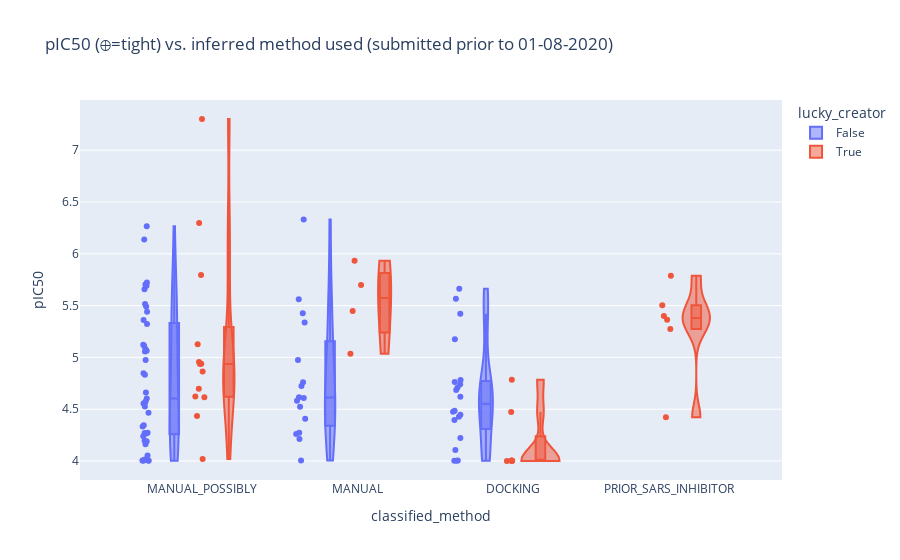

The notebook cell this image was saved under:
### Code cell
date_cutoff = datetime(2020, 8, 1)

subbed = moonshot.loc[~moonshot.classified_method.isin(['STARTING_LIBRARY', 'UNKNOWN']) & \
                      (moonshot.submission_date < date_cutoff) & (moonshot.shipment_date < date_cutoff)
                     ]
fig = px.violin(subbed,
                title=f'pIC50 ({chr(0x2295)}=tight) vs. inferred method used (submitted prior to {date_cutoff.strftime("%d-%m-%Y")})',
                y='pIC50', x='classified_method',
               color='lucky_creator',
               box=True,
               points='all')
fig.update_traces(spanmode = 'hard')
fig

### Figure 1 — Plotly figure (JSON) as saved in the notebook; plotly's stock layout.template omitted (floating-point values rounded to 4 significant figures)
{"data": [{"alignmentgroup": "True", "box": {"visible": true}, "hovertemplate": "lucky_creator=False<br>classified_method=%{x}<br>pIC50=%{y}<extra></extra>", "legendgroup": "False", "marker": {"color": "#636efa"}, "name": "False", "offsetgroup": "False", "orientation": "v", "points": "all", "scalegroup": "True", "showlegend": true, "spanmode": "hard", "type": "violin", "x": ["MANUAL_POSSIBLY", "MANUAL_POSSIBLY", "MANUAL_POSSIBLY", "MANUAL_POSSIBLY", "MANUAL_POSSIBLY", "MANUAL", "MANUAL_POSSIBLY", "MANUAL", "MANUAL", "MANUAL", "MANUAL", "MANUAL_POSSIBLY", "DOCKING", "MANUAL", "MANUAL", "MANUAL", "MANUAL", "MANUAL", "DOCKING", "MANUAL_POSSIBLY", "DOCKING", "MANUAL_POSSIBLY", "MANUAL_POSSIBLY", "MANUAL", "DOCKING", "DOCKING", "MANUAL_POSSIBLY", "MANUAL", "MANUAL", "MANUAL_POSSIBLY", "MANUAL_POSSIBLY", "DOCKING", "MANUAL_POSSIBLY", "DOCKING", "DOCKING", "MANUAL_POSSIBLY", "DOCKING", "DOCKING", "DOCKING", "DOCKING", "MANUAL_POSSIBLY", "MANUAL_POSSIBLY", "MANUAL_POSSIBLY", "MANUAL_POSSIBLY", "MANUAL_POSSIBLY", "MANUAL_POSSIBLY", "DOCKING", "DOCKING", "MANUAL_POSSIBLY", "MANUAL_POSSIBLY", "MANUAL_POSSIBLY", "MANUAL_POSSIBLY", "MANUAL_POSSIBLY", "MANUAL_POSSIBLY", "MANUAL_POSSIBLY", "MANUAL_POSSIBLY", "MANUAL_POSSIBLY", "MANUAL_POSSIBLY", "MANUAL", "MANUAL", "DOCKING", "DOCKING", "MANUAL_POSSIBLY", "MANUAL_POSSIBLY", "MANUAL_POSSIBLY", "DOCKING", "DOCKING", "DOCKING", "MANUAL", "MANUAL_POSSIBLY", "MANUAL_POSSIBLY", "MANUAL_POSSIBLY", "DOCKING", "MANUAL_POSSIBLY", "MANUAL_POSSIBLY", "MANUAL_POSSIBLY", "MANUAL_POSSIBLY"], "x0": " ", "xaxis": "x", "y": [4.265, 4.197, 4.573, 4.24, 4.004, 4.609, 4.19, 4.582, 4.212, 4.26, 4.004, 5.514, 5.175, 4.975, 4.724, 4.759, 4.616, 4.408, 5.664, 4.559, 4.105, 4.004, 4.554, 6.332, 4.004, 4.447, 5.492, 5.336, 5.561, 4.662, 5.362, 4.396, 5.724, 5.42, 4.71, 5.703, 4.74, 4.475, 5.565, 4.427, 4.272, 5.112, 4.526, 6.265, 5.321, 5.658, 4.762, 4.686, 4.002, 4.014, 4.333, 5.44, 4.848, 5.081, 5.063, 4.344, 4.27, 4.002, 5.427, 4.272, 4.002, 4.002, 5.057, 4.833, 5.122, 4.484, 4.783, 4.62, 4.524, 4.053, 4.465, 4.604, 4.223, 4.975, 5.693, 6.138, 4.162], "y0": " ", "yaxis": "y"}, {"alignmentgroup": "True", "box": {"visible": true}, "hovertemplate": "lucky_creator=True<br>classified_method=%{x}<br>pIC50=%{y}<extra></extra>", "legendgroup": "True", "marker": {"color": "#EF553B"}, "name": "True", "offsetgroup": "True", "orientation": "v", "points": "all", "scalegroup": "True", "showlegend": true, "spanmode": "hard", "type": "violin", "x": ["MANUAL", "MANUAL", "MANUAL", "MANUAL", "PRIOR_SARS_INHIBITOR", "MANUAL_POSSIBLY", "DOCKING", "DOCKING", "DOCKING", "DOCKING", "DOCKING", "DOCKING", "DOCKING", "DOCKING", "PRIOR_SARS_INHIBITOR", "PRIOR_SARS_INHIBITOR", "PRIOR_SARS_INHIBITOR", "PRIOR_SARS_INHIBITOR", "MANUAL_POSSIBLY", "PRIOR_SARS_INHIBITOR", "MANUAL_POSSIBLY", "MANUAL_POSSIBLY", "MANUAL_POSSIBLY", "MANUAL_POSSIBLY", "MANUAL_POSSIBLY", "MANUAL_POSSIBLY", "MANUAL_POSSIBLY", "MANUAL_POSSIBLY", "MANUAL_POSSIBLY", "MANUAL_POSSIBLY", "MANUAL_POSSIBLY"], "x0": " ", "xaxis": "x", "y": [5.035, 5.932, 5.699, 5.447, 4.423, 4.019, 4.004, 4.002, 4.002, 4.472, 4.785, 4.002, 4, 4.002, 5.274, 5.788, 5.399, 5.364, 7.301, 5.503, 4.939, 4.936, 5.126, 4.622, 4.614, 4.955, 4.697, 6.298, 5.796, 4.863, 4.434], "y0": " ", "yaxis": "y"}], "layout": {"autosize": true, "legend": {"title": {"text": "lucky_creator"}, "tracegroupgap": 0}, "title": {"text": "pIC50 (⊕=tight) vs. inferred method used (submitted prior to 01-08-2020)"}, "violinmode": "group", "xaxis": {"anchor": "y", "autorange": true, "domain": [0, 1], "range": [-0.7726, 3.725], "title": {"text": "classified_method"}, "type": "category"}, "yaxis": {"anchor": "x", "autorange": true, "domain": [0, 1], "range": [3.817, 7.484], "title": {"text": "pIC50"}, "type": "linear"}}}
